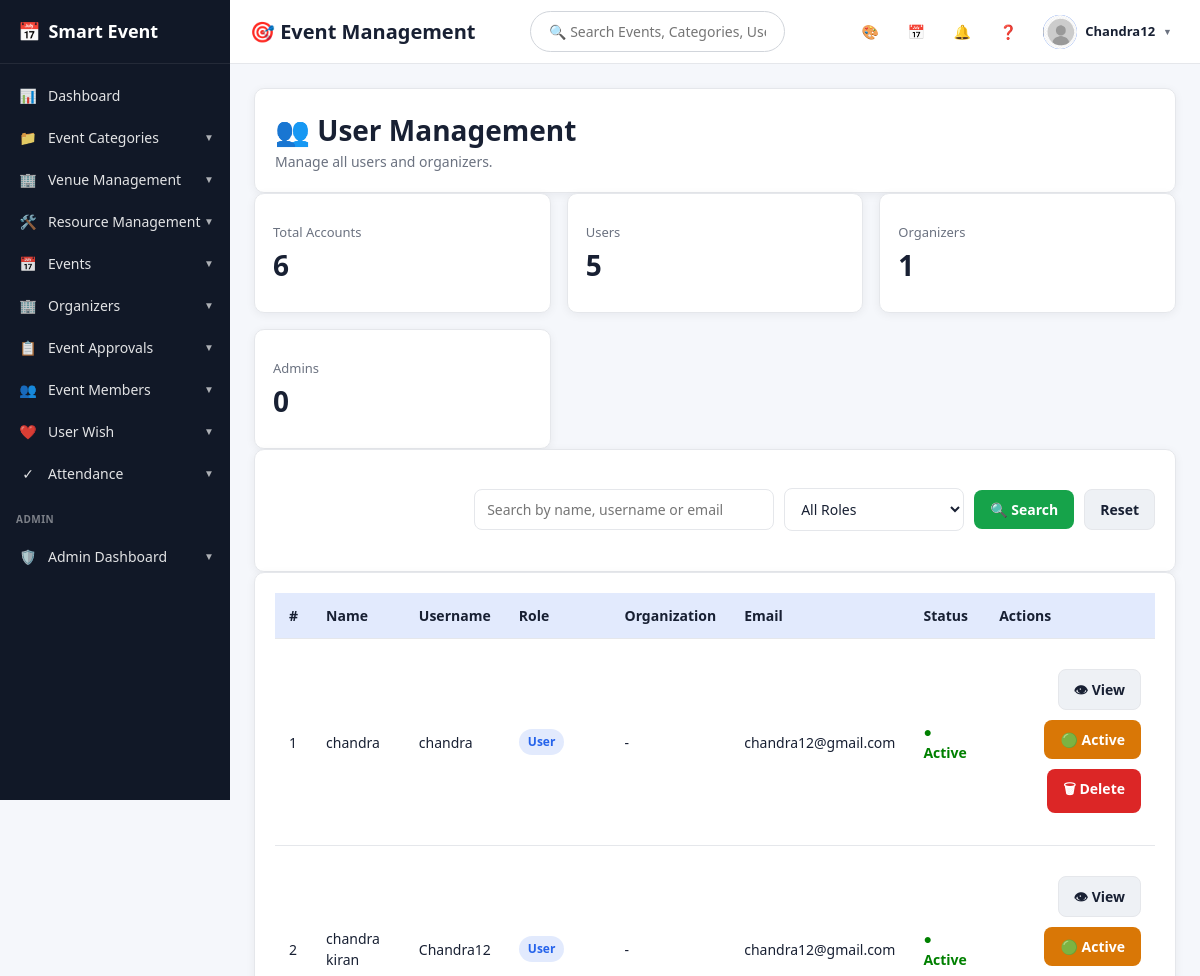
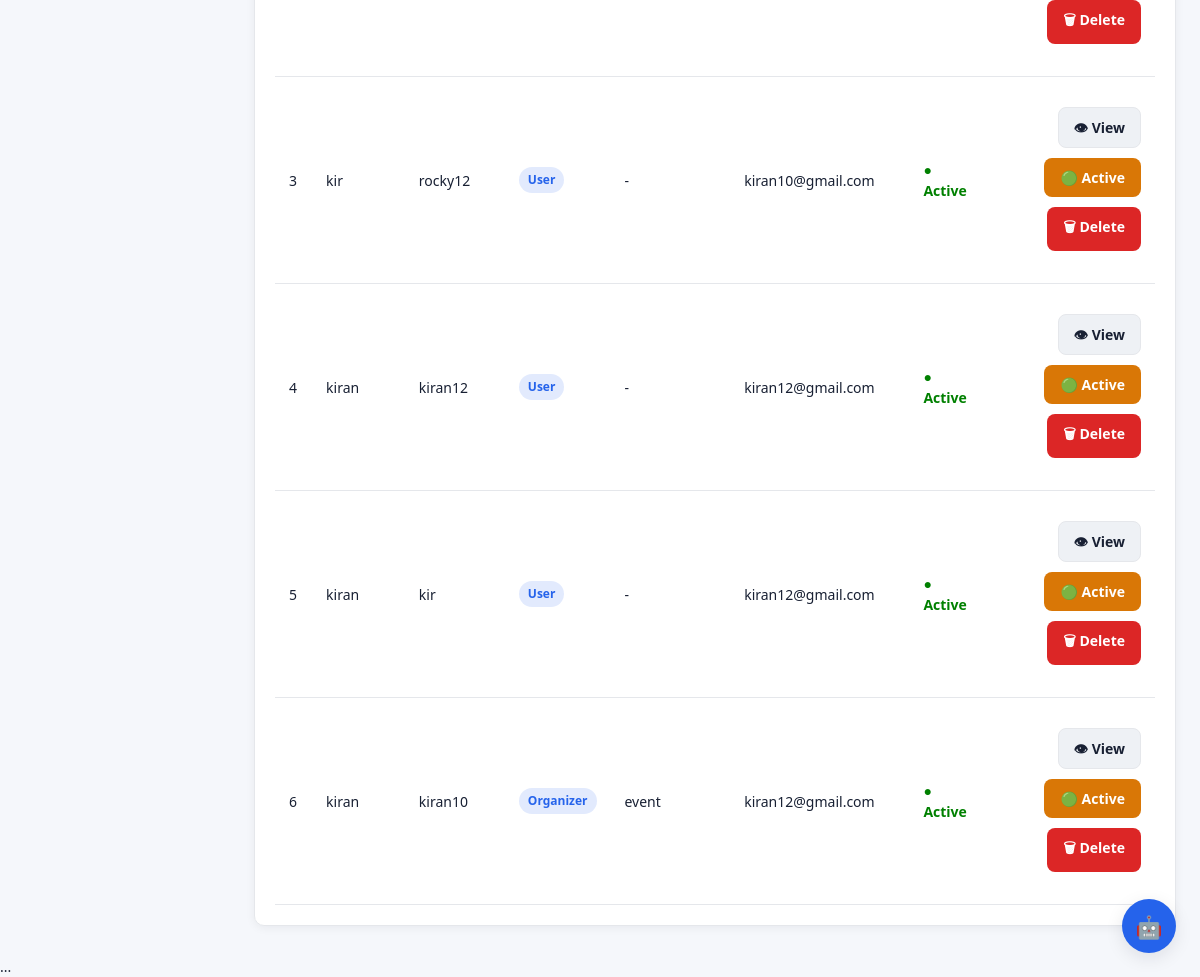
The app's page /users/ (signed in), older data (2 pictures, top to bottom).
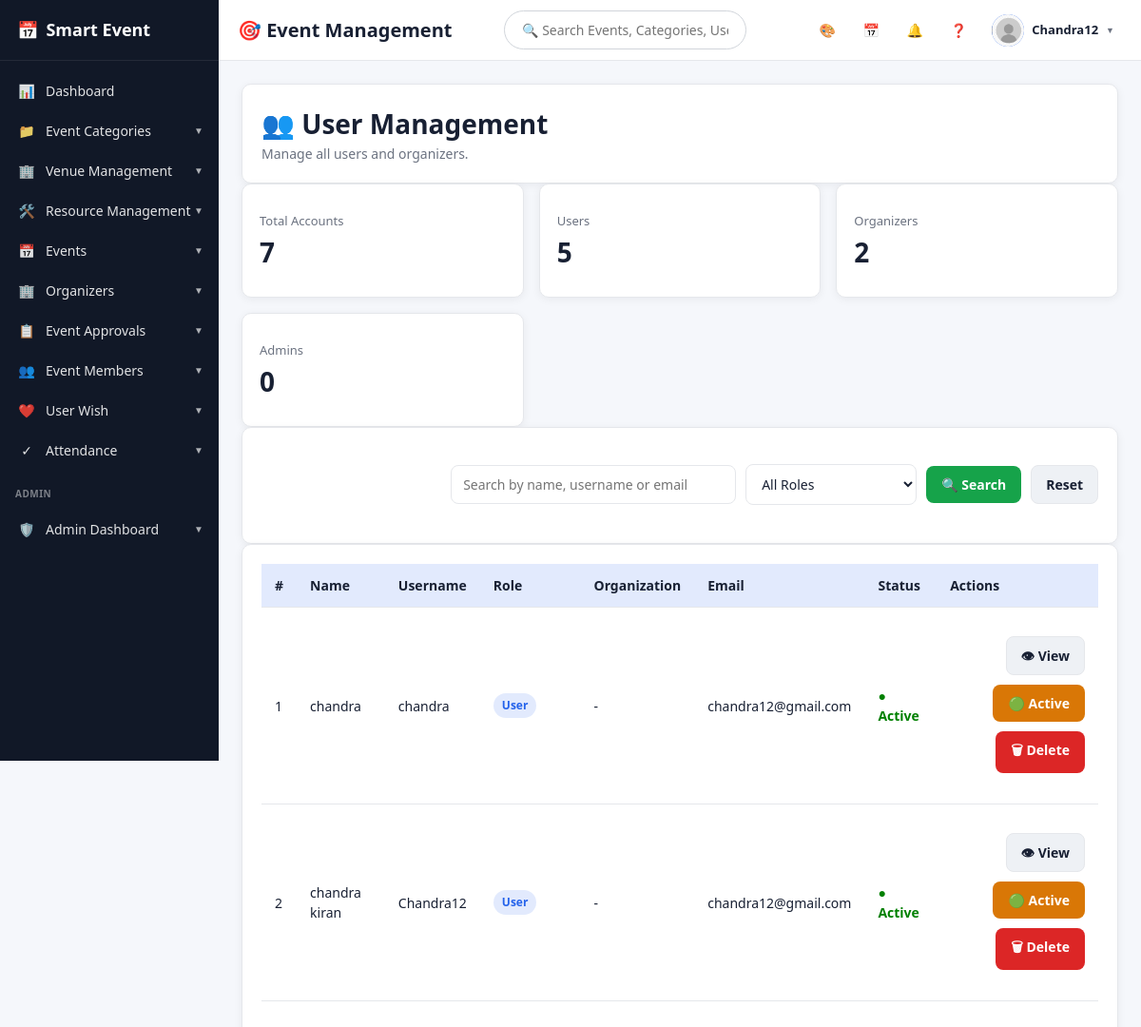
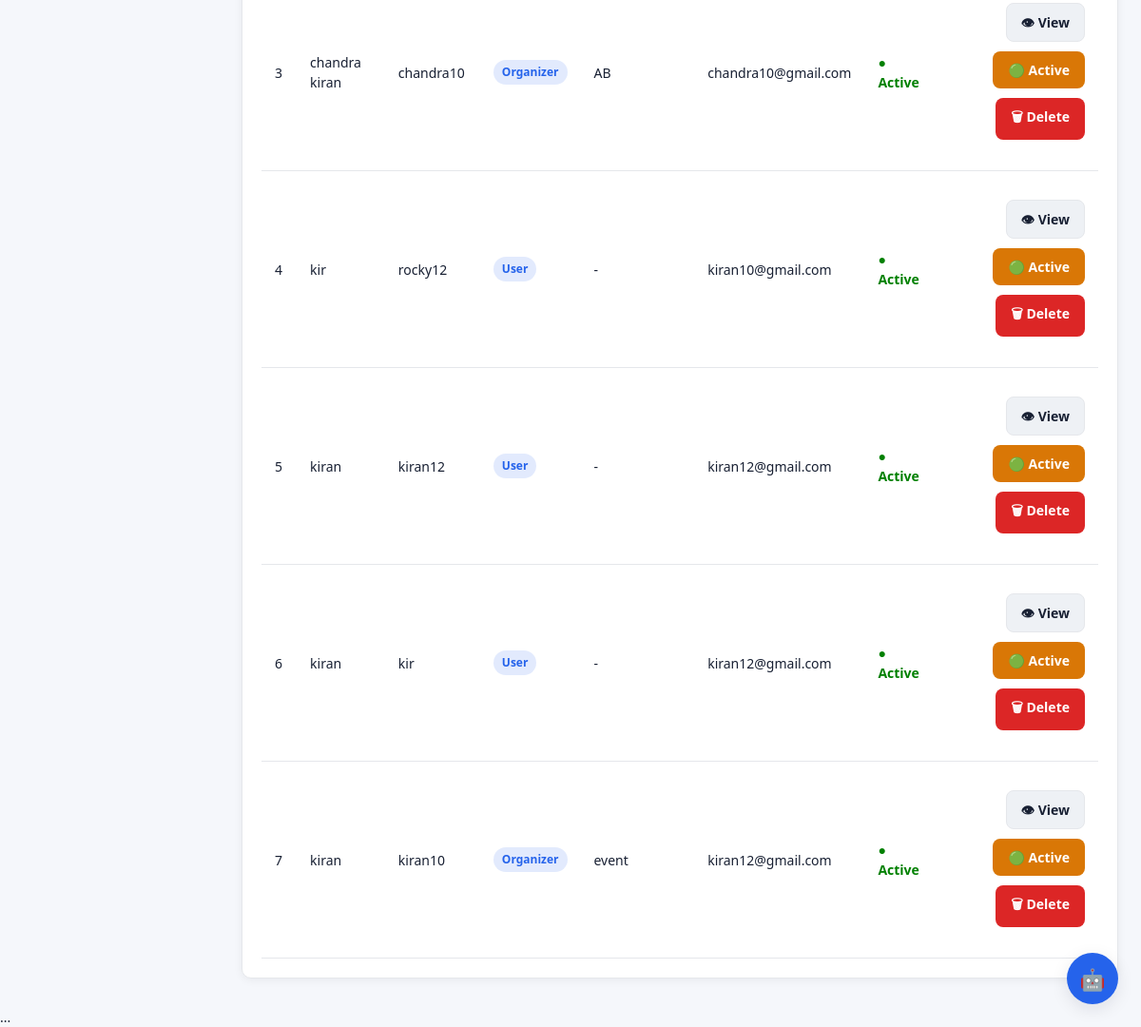
The same page, newer data (2 pictures, top to bottom).
### accounts/models.py (models this page shows, shortened)
class UserProfile(models.Model):
    ROLE_CHOICES = [
        ('USER', 'User'),
        ('ORGANIZER', 'Organizer'),
    ]
    user = models.OneToOneField(User, on_delete=models.CASCADE, related_name='profile')
    role = models.CharField(max_length=12, choices=ROLE_CHOICES, default='USER')
    full_name = models.CharField(max_length=150, blank=True)
    phone_number = models.CharField(max_length=20, blank=True)
    organization = models.CharField(max_length=200, blank=True)
    bio = models.TextField(blank=True)
    profile_picture = models.ImageField(upload_to='profiles/', blank=True, null=True)

### events/views.py (the view, shortened to what this page needs)
@login_required
@user_passes_test(is_admin)
def manage_users(request):
    search = request.GET.get(
        "search",
        ""
    ).strip()
    role = request.GET.get(
        "role",
        ""
    ).strip()
    profiles = (
        UserProfile.objects
        .select_related("user")
        .all()
        .order_by("full_name")
    )
    if role:
        profiles = profiles.filter(
            role=role
        )
    selected_profile = None
    view_id = request.GET.get(
        "view"
    )
    if view_id:
        selected_profile = get_object_or_404(
            UserProfile.objects.select_related("user"),
            user_id=view_id
        )
    total_accounts = UserProfile.objects.count()
    total_users = UserProfile.objects.filter(
        role="USER"
    ).count()
    total_organizers = UserProfile.objects.filter(
        role="ORGANIZER"
    ).count()
    total_admins = UserProfile.objects.filter(
        role="ADMIN"
    ).count()
    context = {
        "profiles":
            profiles,
        "search":
            search,
        "selected_role":
            role,
        "selected_profile":
            selected_profile,
        "total_accounts":
            total_accounts,
        "total_users":
            total_users,
        "total_organizers":
            total_organizers,
        "total_admins":
            total_admins,
    }
    return render(
        request,
        "events/manage_users.html",
        context
    )

### events/views.py (called while the page is built)
def is_admin(user):
    return user.is_authenticated and user.is_staff

### templates/events/manage_users.html (shortened to what the changed rows need)
{% extends 'base.html' %}
{% block content %}
<div class="card">
    <h1>
        👥 User Management
    </h1>
</div>
<div class="grid">
    <div class="stat">
        <span>
            Total Accounts
        </span>
        <b>
            {{ total_accounts }}
        </b>
    </div>
    <div class="stat">
        <span>
            Organizers
        </span>
        <b>
            {{ total_organizers }}
        </b>
    </div>
</div>
<div class="card">
    <table>
        <thead>
            <tr>
                <th>
                    #
                </th>
                <th>
                    Name
                </th>
                <th>
                    Username
                </th>
                <th>
                    Role
                </th>
                <th>
                    Organization
                </th>
                <th>
                    Email
                </th>
                <th>
                    Status
                </th>
                <th>
                    Actions
                </th>
            </tr>
        </thead>
        <tbody>
        {% for profile in profiles %}
            <tr>
                <td>
                    {{ forloop.counter }}
                </td>
                <td>
                    {{ profile.full_name|default:"-" }}
                </td>
                <td>
                    {{ profile.user.username }}
                </td>
                <td>
                    {% if profile.role == "ADMIN" %}
                        <span class="badge">
                            Admin
                        </span>
                    {% elif profile.role == "ORGANIZER" %}
                        <span class="badge">
                            Organizer
                        </span>
                    {% else %}
                        <span class="badge">
                            User
                        </span>
                    {% endif %}
                </td>
                <td>
                    {{ profile.organization|default:"-" }}
                </td>
                <td>
                    {{ profile.user.email|default:"-" }}
                </td>
                <td>
                    {% if profile.user.is_active %}
                        <span
                            style="
                            color:green;
                            font-weight:bold;
                            ">
                            ● Active
                        </span>
                    {% endif %}
                </td>
                <td>
                    <div class="actions">
                        <a
                            href="{% url 'manage_users' %}?view={{ profile.user.id }}"
                            class="btn secondary">
                            👁 View
                        </a>
                        <form
                            method="POST"
                            style="display:inline;">
                            {% if profile.user.is_active %}
                                <button
                                    type="submit"
                                    class="btn warning">
                                    🟢 Active
                                </button>
                            {% else %}
                                <button
                                    type="submit"
                                    class="btn success">
                                    🔴 Inactive
                                </button>
                            {% endif %}
                        </form>
                        <form
                            method="POST"
                            style="display:inline;"
                            onsubmit="return confirm('Are you sure you want to delete this user?');">
                            <button
                                type="submit"
                                class="btn danger">
                                🗑 Delete
                            </button>
                        </form>
                    </div>
                </td>
            </tr>
        {% endfor %}
        </tbody>
    </table>
</div>
{% endblock %}

Row changes from the older to the newer data that the page shows:
added UserProfile: full_name "chandra kiran", user.username "chandra10", role "Organizer", organization "AB", user.email "chandra10@gmail.com", shows "● Active", shows "🟢 Active"
Text that changed along with them:
{{ total_accounts }}: "6" → "7"
{{ total_organizers }}: "1" → "2"
